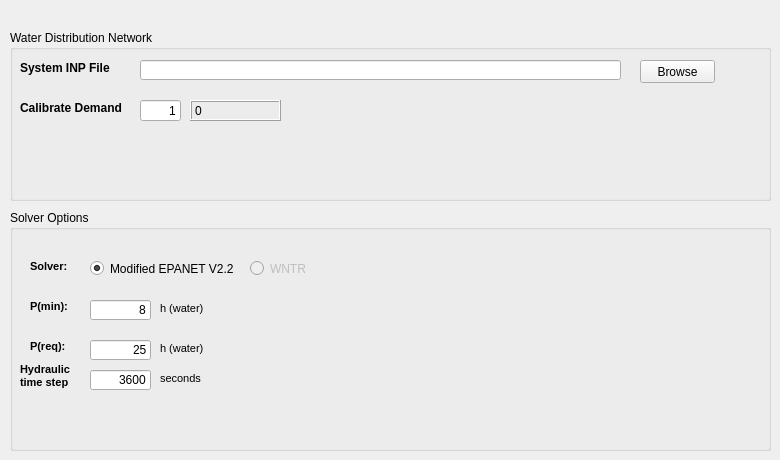
      <widget class="QWidget" name="hudrauics_tab">
       <attribute name="title">
        <string>Hydraulics</string>
       </attribute>
       <widget class="QGroupBox" name="groupBox_3">
        <property name="geometry">
         <rect>
          <x>10</x>
          <y>210</y>
          <width>761</width>
          <height>241</height>
         </rect>
        </property>
        <property name="title">
         <string>Solver Options</string>
        </property>
        <widget class="QLabel" name="label_9">
         <property name="geometry">
          <rect>
           <x>20</x>
           <y>50</y>
           <width>47</width>
           <height>13</height>
          </rect>
         </property>
         <property name="font">
          <font>
           <pointsize>8</pointsize>
           <weight>75</weight>
           <bold>true</bold>
          </font>
         </property>
         <property name="text">
          <string>Solver:</string>
         </property>
         <property name="textFormat">
          <enum>Qt::PlainText</enum>
         </property>
        </widget>
        <widget class="QRadioButton" name="wntr_solver_radio">
         <property name="enabled">
          <bool>false</bool>
         </property>
         <property name="geometry">
          <rect>
           <x>240</x>
           <y>50</y>
           <width>82</width>
           <height>17</height>
          </rect>
         </property>
         <property name="text">
          <string>WNTR</string>
         </property>
        </widget>
        <widget class="QRadioButton" name="modified_epanet_radio">
         <property name="enabled">
          <bool>true</bool>
         </property>
         <property name="geometry">
          <rect>
           <x>80</x>
           <y>50</y>
           <width>151</width>
           <height>17</height>
          </rect>
         </property>
         <property name="text">
          <string>Modified EPANET V2.2</string>
         </property>
         <property name="checked">
          <bool>true</bool>
         </property>
        </widget>
        <widget class="QLineEdit" name="minimum_pressure_line">
         <property name="geometry">
          <rect>
           <x>80</x>
           <y>90</y>
           <width>61</width>
           <height>20</height>
          </rect>
         </property>
         <property name="text">
          <string>8</string>
         </property>
         <property name="alignment">
          <set>Qt::AlignRight|Qt::AlignTrailing|Qt::AlignVCenter</set>
         </property>
        </widget>
        <widget class="QLineEdit" name="required_pressure_line">
         <property name="geometry">
          <rect>
           <x>80</x>
           <y>130</y>
           <width>61</width>
           <height>20</height>
          </rect>
         </property>
         <property name="text">
          <string>25</string>
         </property>
         <property name="alignment">
          <set>Qt::AlignRight|Qt::AlignTrailing|Qt::AlignVCenter</set>
         </property>
        </widget>
        <widget class="QLabel" name="label_10">
         <property name="geometry">
          <rect>
           <x>20</x>
           <y>90</y>
           <width>47</width>
           <height>13</height>
          </rect>
         </property>
         <property name="font">
          <font>
           <pointsize>8</pointsize>
           <weight>75</weight>
           <bold>true</bold>
          </font>
         </property>
         <property name="text">
          <string>P(min):</string>
         </property>
         <property name="textFormat">
          <enum>Qt::PlainText</enum>
         </property>
        </widget>
        <widget class="QLabel" name="label_11">
         <property name="geometry">
          <rect>
           <x>150</x>
           <y>90</y>
           <width>61</width>
           <height>16</height>
          </rect>
         </property>
         <property name="font">
          <font>
           <pointsize>8</pointsize>
           <weight>50</weight>
           <bold>false</bold>
          </font>
         </property>
         <property name="text">
          <string>h (water)</string>
         </property>
         <property name="textFormat">
          <enum>Qt::PlainText</enum>
         </property>
        </widget>
        <widget class="QLabel" name="label_12">
         <property name="geometry">
          <rect>
           <x>150</x>
           <y>130</y>
           <width>61</width>
           <height>16</height>
          </rect>
         </property>
         <property name="font">
          <font>
           <pointsize>8</pointsize>
           <weight>50</weight>
           <bold>false</bold>
          </font>
         </property>
         <property name="text">
          <string>h (water)</string>
         </property>
         <property name="textFormat">
          <enum>Qt::PlainText</enum>
         </property>
        </widget>
        <widget class="QLabel" name="label_13">
         <property name="geometry">
          <rect>
           <x>20</x>
           <y>130</y>
           <width>47</width>
           <height>13</height>
          </rect>
         </property>
         <property name="font">
          <font>
           <pointsize>8</pointsize>
           <weight>75</weight>
           <bold>true</bold>
          </font>
         </property>
         <property name="text">
          <string>P(req):</string>
         </property>
         <property name="textFormat">
          <enum>Qt::PlainText</enum>
         </property>
        </widget>
        <widget class="QLabel" name="label_4">
         <property name="geometry">
          <rect>
           <x>10</x>
           <y>145</y>
           <width>61</width>
           <height>41</height>
          </rect>
         </property>
         <property name="font">
          <font>
           <pointsize>8</pointsize>
           <weight>75</weight>
           <bold>true</bold>
          </font>
         </property>
         <property name="text">
          <string>Hydraulic time step</string>
         </property>
         <property name="wordWrap">
          <bool>true</bool>
         </property>
        </widget>
        <widget class="QLineEdit" name="hydraulic_time_step_line">
         <property name="geometry">
          <rect>
           <x>80</x>
           <y>160</y>
           <width>61</width>
           <height>20</height>
          </rect>
         </property>
         <property name="text">
          <string>3600</string>
         </property>
         <property name="alignment">
          <set>Qt::AlignRight|Qt::AlignTrailing|Qt::AlignVCenter</set>
         </property>
        </widget>
        <widget class="QLabel" name="label_16">
         <property name="geometry">
          <rect>
           <x>150</x>
           <y>160</y>
           <width>61</width>
           <height>16</height>
          </rect>
         </property>
         <property name="font">
          <font>
           <pointsize>8</pointsize>
           <weight>50</weight>
           <bold>false</bold>
          </font>
         </property>
         <property name="text">
          <string>seconds</string>
         </property>
         <property name="textFormat">
          <enum>Qt::PlainText</enum>
         </property>
        </widget>
       </widget>
       <widget class="QGroupBox" name="groupBox_6">
        <property name="geometry">
         <rect>
          <x>10</x>
          <y>30</y>
          <width>761</width>
          <height>171</height>
         </rect>
        </property>
        <property name="title">
         <string>Water Distribution Network</string>
        </property>
        <widget class="QLineEdit" name="wdn_addr_line">
         <property name="geometry">
          <rect>
           <x>130</x>
           <y>30</y>
           <width>481</width>
           <height>20</height>
          </rect>
         </property>
         <property name="readOnly">
          <bool>true</bool>
         </property>
        </widget>
        <widget class="QPushButton" name="wdn_browse_button">
         <property name="geometry">
          <rect>
           <x>630</x>
           <y>30</y>
           <width>75</width>
           <height>23</height>
          </rect>
         </property>
         <property name="text">
          <string>Browse</string>
         </property>
        </widget>
        <widget class="QLabel" name="label_2">
         <property name="geometry">
          <rect>
           <x>10</x>
           <y>30</y>
           <width>101</width>
           <height>16</height>
          </rect>
         </property>
         <property name="font">
          <font>
           <pointsize>9</pointsize>
           <weight>75</weight>
           <bold>true</bold>
          </font>
         </property>
         <property name="text">
          <string>System INP File</string>
         </property>
        </widget>
        <widget class="QLineEdit" name="demand_ratio_line">
         <property name="geometry">
          <rect>
           <x>130</x>
           <y>70</y>
           <width>41</width>
           <height>21</height>
          </rect>
         </property>
         <property name="text">
          <string>1</string>
         </property>
         <property name="alignment">
          <set>Qt::AlignRight|Qt::AlignTrailing|Qt::AlignVCenter</set>
         </property>
        </widget>
        <widget class="QLabel" name="label_7">
         <property name="geometry">
          <rect>
           <x>10</x>
           <y>70</y>
           <width>111</width>
           <height>16</height>
          </rect>
         </property>
         <property name="font">
          <font>
           <pointsize>9</pointsize>
           <weight>75</weight>
           <bold>true</bold>
          </font>
         </property>
         <property name="text">
          <string>Calibrate Demand</string>
         </property>
        </widget>
        <widget class="QLabel" name="label_8">
         <property name="geometry">
          <rect>
           <x>180</x>
           <y>70</y>
           <width>91</width>
           <height>21</height>
          </rect>
         </property>
         <property name="frameShape">
          <enum>QFrame::Box</enum>
         </property>
         <property name="frameShadow">
          <enum>QFrame::Raised</enum>
         </property>
         <property name="text">
          <string>0&lt;Ratio=&lt;1</string>
         </property>
         <property name="margin">
          <number>0</number>
         </property>
        </widget>
       </widget>
      </widget>
